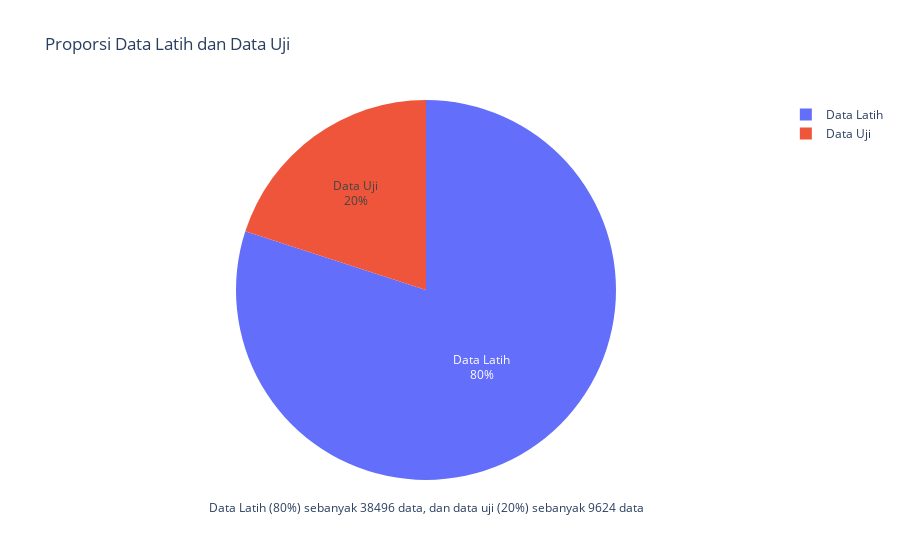

Source (notebook cell):
### Markdown cell above
#Evaluation & Deployment

### Code cell
# Visualisasi proporsi data
def plot_data_split_pie(train_size, test_size_count):
    sizes = [train_size, test_size_count]
    labels = ['Data Latih', 'Data Uji']

    fig = px.pie(values=sizes, names=labels, title='Proporsi Data Latih dan Data Uji',
                 hover_data={'values': sizes}, labels={'values': 'Jumlah'})
    fig.update_traces(textinfo='percent+label', hovertemplate='Jumlah: %{value}<br>Persentase: %{percent}')

    fig.add_annotation(
        x=0.5, y=-0.1,
        text=f"Data Latih (80%) sebanyak {train_size} data, dan data uji (20%) sebanyak {test_size_count} data",
        showarrow=False,
        xref="paper", yref="paper",
        font=dict(size=12),
        align="center"
    )

    fig.show()  # Changed to show() instead of write_html() for interactive viewing
    # Optionally save: fig.write_html("data_split.html")

# Split the data with 80% training data
X_train, X_test, y_train, y_test = split_data(X, y)

# Calculate sizes for visualization
train_size = len(X_train)
test_size_count = len(X_test)

# Visualize the data split
plot_data_split_pie(train_size, test_size_count)

# Initialize the model
model_1 = init_ann(input_dim=X_train.shape[1])
model_1.summary()

# Train the model
history = model_1.fit(
    X_train, y_train,
    validation_data=(X_test, y_test),
    epochs=50,
    batch_size=32,
    verbose=1
)

# Plot MAE and Loss during training
mae = history.history['mae']
val_mae = history.history['val_mae']
loss = history.history['loss']
val_loss = history.history['val_loss']

epochs_range = range(1, len(mae) + 1)

plt.figure(figsize=(12, 5))

# Subplot MAE
plt.subplot(1, 2, 1)
plt.plot(epochs_range, mae, label='Training MAE')
plt.plot(epochs_range, val_mae, label='Validation MAE')
plt.xlabel('Epochs')
plt.ylabel('MAE')
plt.title('Training and Validation MAE')
plt.legend(loc='upper right')
plt.grid(True)

# Subplot Loss (MSE)
plt.subplot(1, 2, 2)
plt.plot(epochs_range, loss, label='Training Loss (MSE)')
plt.plot(epochs_range, val_loss, label='Validation Loss (MSE)')
plt.xlabel('Epochs')
plt.ylabel('Loss (MSE)')
plt.title('Training and Validation Loss')
plt.legend(loc='upper right')
plt.grid(True)

plt.tight_layout()
plt.show()

# Evaluate and visualize prediction results
evaluate_and_plot_regression(
    model=model_1,
    x_test=X_test,
    y_test=y_test,
    model_name="Model ANN Regresi",
    title="Prediksi Jumlah Kendaraan vs Nilai Aktual",
    history=history,
    x_train=X_train,
    y_train=y_train
)

model_1.save('simpanmodel.keras') #menyimpan model ke dalam file .keras

### Figure 1 — Plotly figure (JSON) as saved in the notebook; plotly's stock layout.template omitted (floating-point values rounded to 4 significant figures)
{"data": [{"customdata": [[38496], [9624]], "domain": {"x": [0, 1], "y": [0, 1]}, "hovertemplate": "Jumlah: %{value}<br>Persentase: %{percent}", "labels": ["Data Latih", "Data Uji"], "legendgroup": "", "name": "", "showlegend": true, "textinfo": "percent+label", "type": "pie", "values": [38496, 9624]}], "layout": {"annotations": [{"align": "center", "font": {"size": 12}, "showarrow": false, "text": "Data Latih (80%) sebanyak 38496 data, dan data uji (20%) sebanyak 9624 data", "x": 0.5, "xref": "paper", "y": -0.1, "yref": "paper"}], "legend": {"tracegroupgap": 0}, "title": {"text": "Proporsi Data Latih dan Data Uji"}}}
